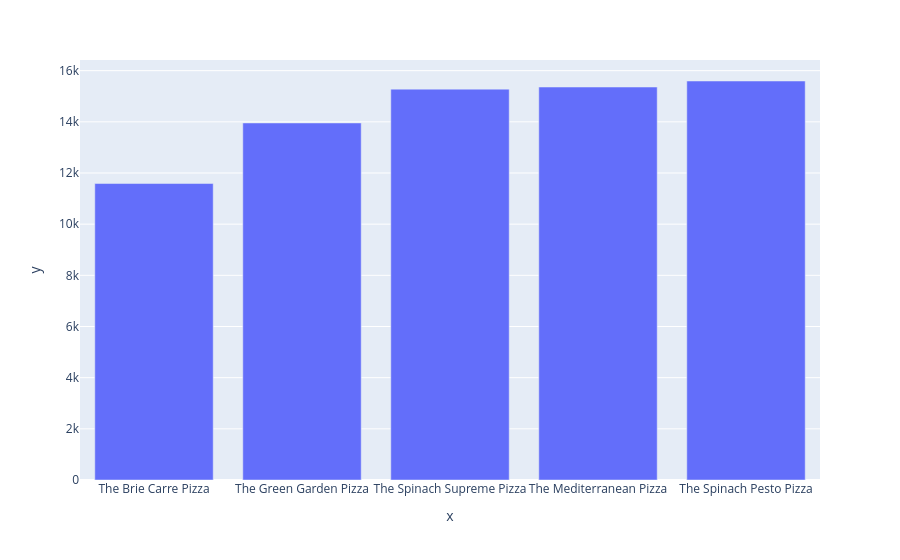

Notebook source saved alongside this figure:
### Code cell
px.bar(x=top5_least.index , y=top5_least.values)

### Figure 1 — Plotly figure (JSON) as saved in the notebook; plotly's stock layout.template omitted (floating-point values rounded to 4 significant figures)
{"data": [{"hovertemplate": "x=%{x}<br>y=%{y}<extra></extra>", "legendgroup": "", "marker": {"color": "#636efa", "pattern": {"shape": ""}}, "name": "", "orientation": "v", "showlegend": false, "textposition": "auto", "type": "bar", "x": ["The Brie Carre Pizza", "The Green Garden Pizza", "The Spinach Supreme Pizza", "The Mediterranean Pizza", "The Spinach Pesto Pizza"], "xaxis": "x", "y": [11590.0, 13960.0, 15280.0, 15360.0, 15600.0], "yaxis": "y"}], "layout": {"barmode": "relative", "legend": {"tracegroupgap": 0}, "margin": {"t": 60}, "xaxis": {"anchor": "y", "domain": [0, 1], "title": {"text": "x"}}, "yaxis": {"anchor": "x", "domain": [0, 1], "title": {"text": "y"}}}}
